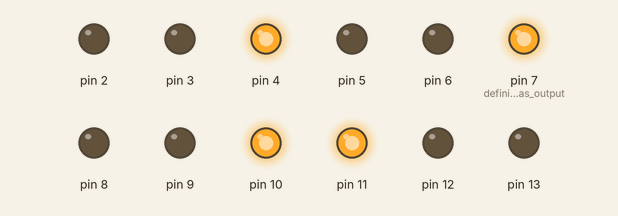
Simulated run of this sketch. Board: Arduino Uno, built with avr-gcc and run on an emulated ATmega328P. Shown: output pins drawn as LEDs (lit = HIGH).

Above: at 2.5 s.
At 5.5 s:
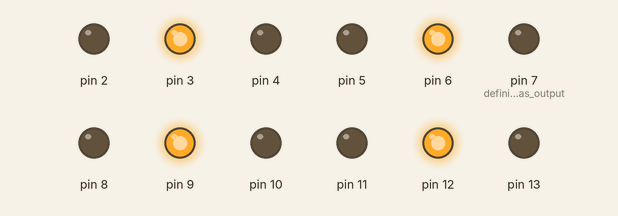
At 8.5 s:
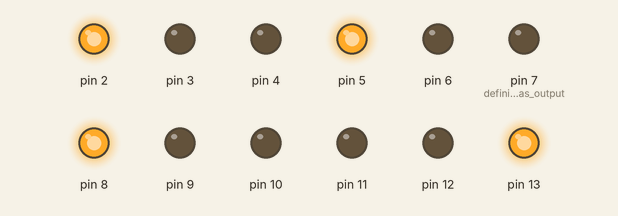
Timing chart, 0 to 15.6 s (numbered marks = the images above):
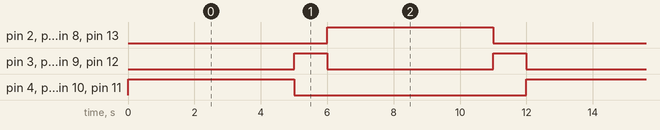

Measured:
- by itself, pin 2, pin 4, pin 5, pin 7 (defining_pins_as_output), pin 8, pin 10, pin 11, pin 13: alternates HIGH for 5.0 s and LOW for 7.0 s
- by itself, pin 3, pin 6, pin 9, pin 12: alternates HIGH for 1.0 s and LOW for 5.0 s
- by itself, everything shown: repeats every 12.0 s, in 4 steps

The sketch:

traffic.ino
```cpp
void setup() {
  // put your setup code here, to run once:
pinMode(2,OUTPUT);
pinMode(3,OUTPUT);
pinMode(4,OUTPUT);
pinMode(5,OUTPUT);
pinMode(6,OUTPUT);
pinMode(7,OUTPUT); //defining pins as output
pinMode(8,OUTPUT);
pinMode(9,OUTPUT);
pinMode(10,OUTPUT);
pinMode(11,OUTPUT);
pinMode(12,OUTPUT);
pinMode(13,OUTPUT);
}

void loop() {
  // put your main code here, to run repeatedly:
//when program starts right green and left green should be ON and up Red and down red should be on so
digitalWrite(3,0); //yellow LEDs
digitalWrite(6,0);
digitalWrite(9,0);
digitalWrite(12,0);
digitalWrite(4,1);
digitalWrite(10,1);
digitalWrite(11,1);
digitalWrite(7,1); //now we have to give some delay
delay(5000);
//now all the yellow lights should be ON and all the previous LED should be off so
digitalWrite(4,0);
digitalWrite(10,0);
digitalWrite(11,0);
digitalWrite(7,0);
digitalWrite(3,1); //yellow LEDs
digitalWrite(6,1);
digitalWrite(9,1);
digitalWrite(12,1);
//again some delay for yellow LEds
delay(1000);
//now we have to turn off all the yellow leds and we have to turn on the up down green and right left red so
digitalWrite(3,0); //yellow LEDs
digitalWrite(6,0);
digitalWrite(9,0);
digitalWrite(12,0);
digitalWrite(8,1);
digitalWrite(5,1);
digitalWrite(2,1);
digitalWrite(13,1);
//again delay
delay(5000);
digitalWrite(8,0);
digitalWrite(5,0);
digitalWrite(2,0);
digitalWrite(13,0);
//YELLOW LEDS ON
digitalWrite(3,1); //yellow LEDs
digitalWrite(6,1);
digitalWrite(9,1);
digitalWrite(12,1);
delay(1000);
//now loop will be executed from Starting so we have to turn off the lights yello so


}
```
